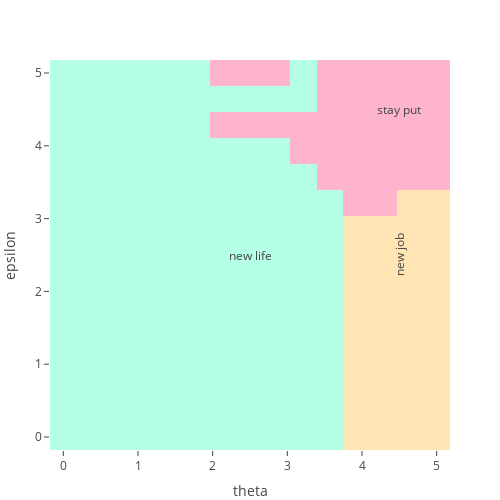

Notebook source saved alongside this figure:
### Markdown cell above
- Now we will have Sarsa learn a policy by taking 150,000,000 steps

### Code cell
# epsilson is prob of random action
actor = EpsilonGreedy(1.0, 0.1, 10_000_000)
@time learn(m, sarsa, actor; maxit=150_000_000,  should_plot=false);

# plot final policy
plot_policy(m, get_greedy(m, sarsa.Q))

### Figure 1 — Plotly figure (JSON) as saved in the notebook; plotly's stock layout.template omitted (floating-point values rounded to 4 significant figures; data arrays with more than 128 entries replaced by an {"elided": "..."} marker saying what was removed)
{"data": [{"colorbar": {"autotick": false, "dtick": 1, "tick0": 1}, "colorscale": [[0, "#FFB4CE"], [0.3333, "#FFB4CE"], [0.3333, "#FFE5B4"], [0.6667, "#FFE5B4"], [0.6667, "#B4FFE5"], [1, "#B4FFE5"]], "showscale": false, "type": "heatmap", "x": [0, 0.3571, 0.7143, 1.071, 1.429, 1.786, 2.143, 2.5, 2.857, 3.214, 3.571, 3.929, 4.286, 4.643, 5], "y": [0, 0.3571, 0.7143, 1.071, 1.429, 1.786, 2.143, 2.5, 2.857, 3.214, 3.571, 3.929, 4.286, 4.643, 5], "z": {"elided": "15x15 int values"}}], "layout": {"annotations": [{"showarrow": false, "text": "new life", "x": 2.5, "y": 2.5}, {"showarrow": false, "text": "new job", "textangle": 270, "x": 4.5, "y": 2.5}, {"showarrow": false, "text": "stay put", "x": 4.5, "y": 4.5}], "height": 500, "margin": {"b": 50, "l": 50, "r": 50, "t": 60}, "width": 500, "xaxis": {"autorange": true, "range": [-0.1786, 5.179], "title": {"text": "theta"}, "type": "linear"}, "yaxis": {"autorange": true, "range": [-0.1786, 5.179], "title": {"text": "epsilon"}, "type": "linear"}}}
